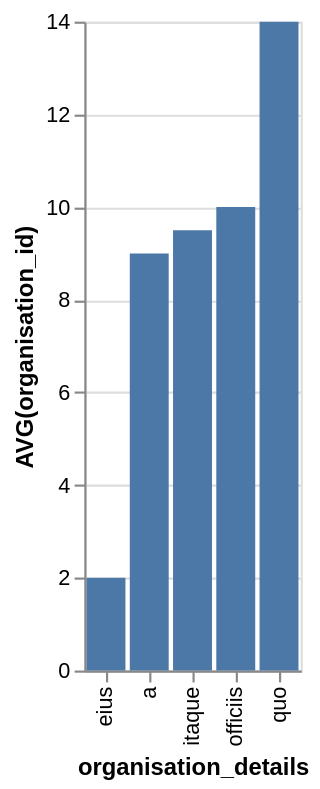

Vega-Lite specification for this chart:
### Vega-Lite specification from a JSON file in a GitHub repository (floating-point values rounded to 4 significant figures)
{"data": {"values": [{"x_data": "eius", "y_data": 2}, {"x_data": "a", "y_data": 9}, {"x_data": "itaque", "y_data": 9.5}, {"x_data": "officiis", "y_data": 10}, {"x_data": "quo", "y_data": 14}]}, "mark": "bar", "encoding": {"x": {"field": "x_data", "type": "nominal", "title": "organisation_details", "sort": {"op": "sum", "field": "y_data", "order": "ascending"}}, "y": {"field": "y_data", "type": "quantitative", "title": "AVG(organisation_id)"}}}
